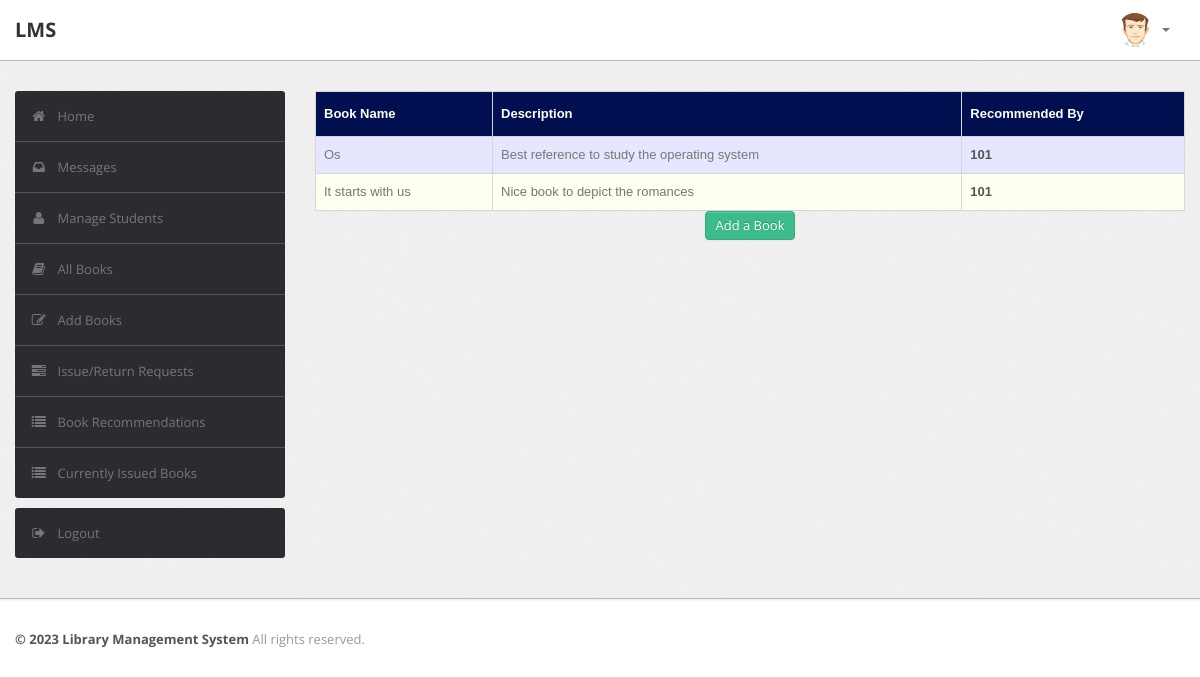
/admin/recommendations.php (signed in), run on the app's committed database.
### tables this page shows
CREATE TABLE `recommendations` (
  `R_ID` int(10) NOT NULL,
  `Book_Name` varchar(50) DEFAULT NULL,
  `Description` varchar(255) DEFAULT NULL,
  `RollNo` varchar(50) DEFAULT NULL
);

### admin/recommendations.php (the view, shortened to what this page needs)
<?php
require('dbconn.php');
?>
<?php
if ($_SESSION['RollNo']) {
    ?>
<!DOCTYPE html>
<html lang="en">
    <head>
        <link type="text/css" href="bootstrap/css/bootstrap.min.css" rel="stylesheet">
        <link type="text/css" href="bootstrap/css/bootstrap-responsive.min.css" rel="stylesheet">
        <link type="text/css" href="css/theme.css" rel="stylesheet">
        <link type="text/css" href="images/icons/css/font-awesome.css" rel="stylesheet">
    </head>
    <body>
        <div class="navbar navbar-fixed-top">
            <div class="navbar-inner">
                <div class="container">
                        <a class="brand" href="index.php">LMS </a>
                    <div class="nav-collapse collapse navbar-inverse-collapse">
                        <ul class="nav pull-right">
                            <li class="nav-user dropdown"><a href="#" class="dropdown-toggle" data-toggle="dropdown">
                                <img src="images/user.png" class="nav-avatar" />
                                <b class="caret"></b></a>
                            </li>
                        </ul>
                    </div>
                </div>
            </div>
        </div>
        <div class="wrapper">
            <div class="container">
                <div class="row">
                    <div class="span3">
                        <div class="sidebar">
                            <ul class="widget widget-menu unstyled">
                                <li class="active"><a href="index.php"><i class="menu-icon icon-home"></i>Home
                                </a></li>
                                 <li><a href="message.php"><i class="menu-icon icon-inbox"></i>Messages</a>
                                </li>
                                <li><a href="student.php"><i class="menu-icon icon-user"></i>Manage Students </a>
                                </li>
                                <li><a href="book.php"><i class="menu-icon icon-book"></i>All Books </a></li>
                                <li><a href="addbook.php"><i class="menu-icon icon-edit"></i>Add Books </a></li>
                                <li><a href="requests.php"><i class="menu-icon icon-tasks"></i>Issue/Return Requests </a></li>
                                <li><a href="recommendations.php"><i class="menu-icon icon-list"></i>Book Recommendations </a></li>
                                <li><a href="current.php"><i class="menu-icon icon-list"></i>Currently Issued Books </a></li>
                            </ul>
                            <ul class="widget widget-menu unstyled">
                                <li><a href="logout.php"><i class="menu-icon icon-signout"></i>Logout </a></li>
                            </ul>
                        </div>
                    </div>
                    <div class="span9">
                        <table class="table" id = "tables">
                                  <thead>
                                    <tr>
                                      <th>Book Name</th>
                                      <th>Description</th>
                                      <th>Recommended By</th>
                                    </tr>
                                  </thead>
                                  <tbody>
                                    <?php
                            $sql="select * from recommendations";
                            $result=$conn->query($sql);
                            while($row=$result->fetch_assoc())
                            {
                                $bookname=$row['Book_Name'];
                                $description=$row['Description'];
                                $rollno=$row['RollNo'];
                            ?>
                                    <tr>
                                      <td><?php echo $bookname ?></td>
                                      <td><?php echo $description?></td>
                                      <td><b><?php echo strtoupper($rollno)?></b></td>
                                    </tr>
                               <?php } ?>
                               </tbody>
                                </table>
                                <center>
                                <a href="addbook.php" class="btn btn-success">Add a Book</a></center>
                    </div>
                </div>
            </div>
        </div>
<div class="footer">
            <div class="container">
                <b class="copyright">&copy; 2023 Library Management System </b>All rights reserved.
            </div>
        </div>
    </body>
</html>
<?php }
else {
    echo "<script type='text/javascript'>alert('Access Denied!!!')</script>";
} ?>

### admin/css/theme.css (style rules this page uses)
#tables { font-family: "Trebuchet MS", Arial, Helvetica, sans-serif; border-collapse: collapse; width: 100%; }
#tables td, #tables th { border: 1px solid #ddd; padding: 8px; }
#tables tr:nth-child(even) { background-color: #fffff2; }
#tables tr:nth-child(odd) { background-color: #e6e6ff; }
#tables th { padding-top: 12px; padding-bottom: 12px; text-align: left; background-color: #000F50; color: white; }
body { font-size: 13px; font-family: 'Open Sans', Arial, sans-serif; background: #fff; color: #777 }
strong, b { color: #555 }
.wrapper { background: url(../images/bg.png) #eee; border-bottom: 1px solid #bbb; -webkit-box-shadow: 0 1px 2px rgba(0,0,0,0.1); -moz-box-shadow: 0 1px 2px rgba(0,0,0,0.1); box-shadow: 0 1px 2px rgba(0,0,0,0.1); padding: 30px 0 }
.footer { color: #999; padding: 30px 0 60px }
body [class^="icon-"], body [class*=" icon-"] { font-size: 14px; line-height: 20px; height: 20px }
.navbar { position: static!important; margin: 0!important }
.navbar .navbar-inner { background: #fff; border-bottom: 1px solid #bbb; -webkit-box-shadow: 0 1px 2px rgba(0,0,0,0.15); -moz-box-shadow: 0 1px 2px rgba(0,0,0,0.15); box-shadow: 0 1px 2px rgba(0,0,0,0.15) }
.navbar .brand { color: #333; font-weight: bold; font-size: 20px; margin-right: 20px; padding: 20px }
.navbar .nav>li>a { padding: 20px 15px; font-weight: bold; color: #777 }
.nav-user>a { height: 20px }
.nav-avatar { width: 34px; height: 34px; margin: -7px 5px 0 0; -webkit-border-radius: 50%; -moz-border-radius: 50%; border-radius: 50% }
.btn, .btn-box { -webkit-border-radius: 3px; -moz-border-radius: 3px; border-radius: 3px }
.btn { font-size: 13px; font-weight: 600 }
.btn { display: inline-block; margin-bottom: 0; font-weight: 400; text-align: center; vertical-align: middle; cursor: pointer; background-image: none; border: 1px solid transparent; white-space: nowrap; padding: 4px 10px; font-size: 13px; line-height: 1.42857; border-radius: 4px; -webkit-user-select: none; -moz-user-select: none; -ms-user-select: none; user-select: none }
.btn-success { color: #fff; background-color: #3cbc8d; border-color: #36a97f }
.table { margin-bottom: 0 }
.table th, .table td { border-color: #d5d5d5!important }
.widget-menu { background: #fff; -webkit-border-radius: 3px; -moz-border-radius: 3px; border-radius: 3px; overflow: hidden }
.widget-menu a { color: #555; display: block; line-height: 20px; padding: 15px; text-decoration: none!important }
.widget-menu .menu-icon { margin-right: 10px; color: #767676; -webkit-transition: all .2s ease-in-out; -moz-transition: all .2s ease-in-out; transition: all .2s ease-in-out; }
.widget-menu>li+li { border-top: 1px solid #555 }
.widget-menu>li>a { background-color: #2d2b32; color: #767676; -webkit-transition: all .2s ease-in-out; -moz-transition: all .2s ease-in-out; transition: all .2s ease-in-out; }

### data on the page
recommendations: Book_Name "Os", Description "Best reference to study the operating system", RollNo "101"
recommendations: Book_Name "It starts with us", Description "Nice book to depict the romances", RollNo "101"
